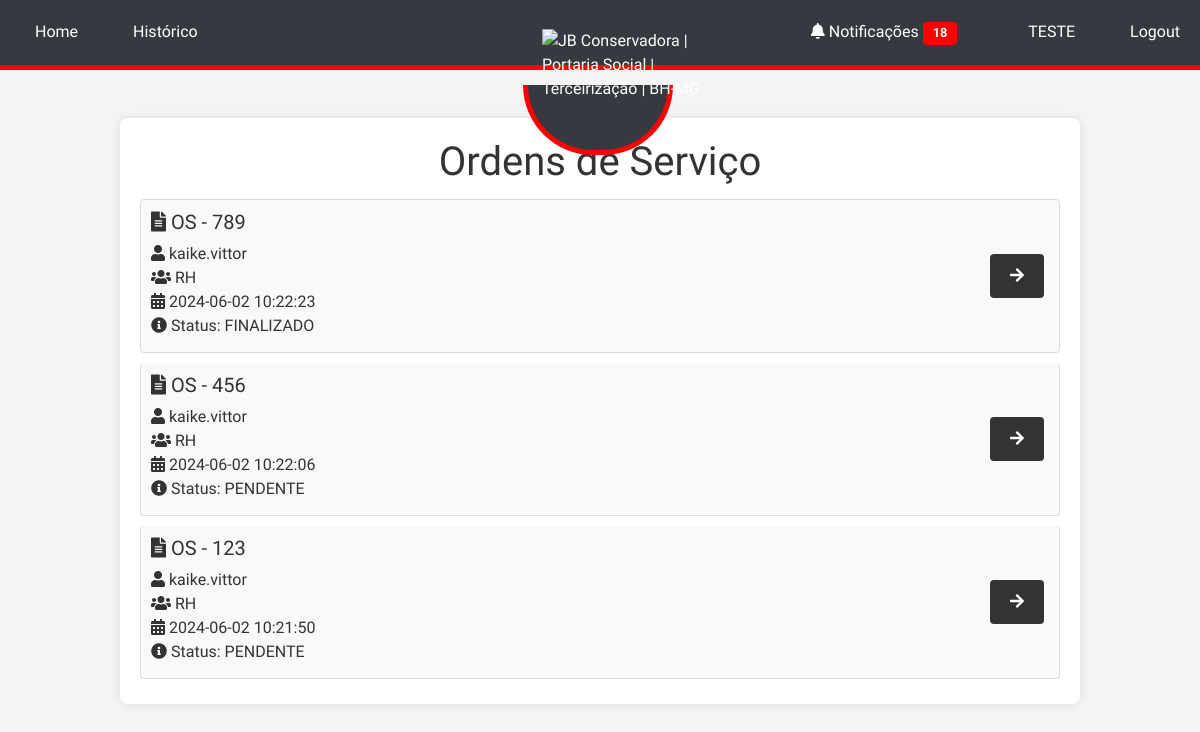
Page / (signed in) on the committed database.
### tables this page shows
CREATE TABLE users (
            id INTEGER PRIMARY KEY AUTOINCREMENT,
            username TEXT NOT NULL UNIQUE,
            password TEXT NOT NULL,
            email TEXT NOT NULL UNIQUE,
            phone TEXT NOT NULL,
            sector TEXT NOT NULL
        );

CREATE TABLE os (
            id INTEGER PRIMARY KEY AUTOINCREMENT,
            file_path TEXT NOT NULL,
            created_at TEXT NOT NULL,
            name TEXT,
            creator_id INTEGER, ultima_notificacao TEXT, status TEXT DEFAULT "PENDENTE",
            FOREIGN KEY(creator_id) REFERENCES users(id)
        );

### app.py (the view)
    @app.route('/')
    @login_required
    def index():
        conn = sqlite3.connect('site.db')
        conn.row_factory = sqlite3.Row  # Permite acessar os resultados como dicionário
        c = conn.cursor()
        c.execute('''
            SELECT os.id, os.file_path, os.created_at, os.name, os.creator_id, users.username,
                   os.status,
                   GROUP_CONCAT(DISTINCT sector.name ORDER BY sector.name ASC) AS sectors
            FROM os
            JOIN users ON os.creator_id = users.id
            LEFT JOIN sector ON os.id = sector.os_id
            GROUP BY os.id, os.file_path, os.created_at, os.name, os.creator_id, users.username
            ORDER BY os.created_at DESC
        ''')
        orders = c.fetchall()
        c.execute('SELECT COUNT(*) FROM notifications WHERE user_id = ? AND is_read = 0', (current_user.id,))
        unread_notifications_count = c.fetchone()[0]
        conn.close()
        return render_template('index.html', orders=orders, unread_notifications_count=unread_notifications_count)

### templates/index.html (shortened to what this page needs)
{% extends "base.html" %}
{% block content %}
  <h1>Ordens de Serviço</h1>
  <div class="list-group">
    {% for order in orders %}
      <div class="list-group-item">
        <div class="d-flex justify-content-between align-items-center">
          <div>
            <h5><i class="fas fa-file-alt"></i> {{ order['name'] }}</h5>
            <p class="mb-1">
              <i class="fas fa-user"></i> {{ order['username'] }}<br>
              <i class="fas fa-users"></i> {{ order['sectors'] }}<br>
              <i class="fas fa-calendar-alt"></i> {{ order['created_at'] }}<br>
              <i class="fas fa-info-circle"></i> Status: {{ order['status'] }}
            </p>
          </div>
          <a href="{{ url_for('view_os', os_id=order['id']) }}" class="btn btn-primary">
            <i class="fas fa-arrow-right"></i>
          </a>
        </div>
      </div>
    {% endfor %}
  </div>
{% endblock %}

### templates/base.html (shortened to what this page needs)
<!DOCTYPE html>
<html lang="en">
<head>
    <link rel="stylesheet" href="https://stackpath.bootstrapcdn.com/bootstrap/4.5.2/css/bootstrap.min.css">
    <link rel="stylesheet" href="{{ url_for('static', filename='style.css') }}">
    <link rel="stylesheet" href="https://cdnjs.cloudflare.com/ajax/libs/font-awesome/5.15.3/css/all.min.css">
</head>
<body>
    {% if request.endpoint != 'login' %}
    <div class="navbar">
        <div class="navbar-left">
            <a href="{{ url_for('index') }}" class="menu-item">Home</a>
            {% if current_user.is_authenticated %}
                <a href="{{ url_for('history') }}" class="menu-item">Histórico</a>
            {% else %}
                <a href="{{ url_for('login') }}" class="menu-item">Login</a>
            {% endif %}
        </div>
        <div class="logo-container">
            <img src="https://jbconservadora.com.br/wp-content/uploads/2020/09/logo-final-jb.png" alt="JB Conservadora | Portaria Social | Terceirização | BH-MG" class="logo">
        </div>
        <div class="navbar-right">
            {% if current_user.is_authenticated %}
                <a href="{{ url_for('notifications') }}" class="menu-item mr-3">
                    <i class="fas fa-bell"></i> Notificações
                    {% if g.unread_notifications_count > 0 %}
                        <span class="badge badge-danger">{{ g.unread_notifications_count }}</span>
                    {% endif %}
                </a>
                <a class="menu-item">{{ current_user.username }}</a>
                <a href="{{ url_for('logout') }}" class="menu-item">Logout</a>
            {% endif %}
        </div>
    </div>
    {% endif %}
    <div class="container mt-5">
        {% block content %}{% endblock %}
    </div>
</body>
</html>

### static/style.css (style rules this page uses)
body { font-family: 'Roboto', sans-serif; background-color: #f4f4f4; margin: 0; padding: 0; padding-top: 70px; display: flex; flex-direction: column; align-items: center; justify-content: flex-start; min-height: 100vh; color: #333; }
.container { width: 80%; max-width: 1200px; margin: 20px auto; padding: 20px; background: #fff; box-shadow: 0 0 10px rgba(0, 0, 0, 0.1); border-radius: 8px; }
.navbar { width: 100%; background-color: #333; padding: 10px; display: flex; justify-content: space-between; align-items: center; border-bottom: 5px solid red; position: fixed; top: 0; z-index: 1000; }
.navbar a { color: white; padding: 10px 20px; text-decoration: none; }
h1, h3 { color: #333; text-align: center; }
button, .btn { background-color: #333; color: white; border: none; padding: 10px 20px; margin: 5px; cursor: pointer; border-radius: 4px; text-transform: uppercase; }
.list-group { list-style: none; padding: 0; }
.list-group-item { padding: 10px; margin: 5px 0; background-color: #f9f9f9; border: 1px solid #ddd; border-radius: 4px; }
.badge { padding: 5px 10px; border-radius: 4px; font-size: 0.8em; }
.badge-danger { background-color: red; color: white; }

### templates/base.html (style rules this page uses)
.navbar { position: fixed; top: 0; width: 100%; background-color: #343a40; color: #ffffff; z-index: 1000; padding: 10px 0; }
.navbar .navbar-left, .navbar .navbar-right { display: flex; align-items: center; }
.navbar .navbar-left { flex: 1; justify-content: flex-start; }
.navbar .navbar-right { flex: 1; justify-content: flex-end; }
.navbar .menu-item { margin-left: 15px; color: #ffffff; text-decoration: none; }
.logo-container { position: absolute; top: 100%; left: 52%; transform: translate(-50%, -50%); width: 180px; height: auto; }
.logo-container::before { content: ''; position: absolute; width: 150px; height: 70px; border: 5px solid red; border-top: none; border-bottom-left-radius: 75px; border-bottom-right-radius: 75px; top: 56px; left: -6%; background-color: #343a40; z-index: -1; }
.logo { position: relative; left: 8px; width: 60%; }
.container { margin-top: 70px; }
body { font-family: 'Comfortaa', sans-serif; }

### rows in the picture
users: username "TESTE"
os: name "OS - 789", username "kaike.vittor", sectors "RH", created_at "2024-06-02 10:22:23", status "FINALIZADO"
os: name "OS - 456", username "kaike.vittor", sectors "RH", created_at "2024-06-02 10:22:06", status "PENDENTE"
os: name "OS - 123", username "kaike.vittor", sectors "RH", created_at "2024-06-02 10:21:50", status "PENDENTE"

### other values in the picture
{{ g.unread_notifications_count }} "18"
